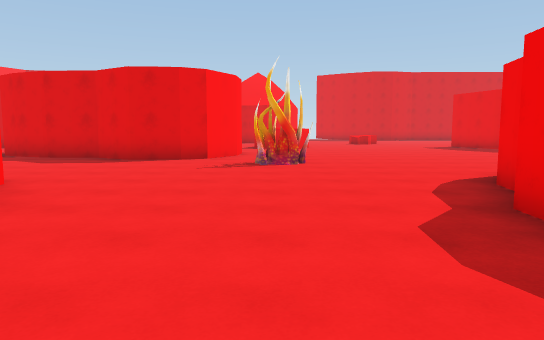
[1] (above)

23 first-person views from a walk through a scene from a Unity 3-D project. The camera is 1.5 m above the floor, tilts 6° down and sees 70° across. The floor is counted in squares, 2 m on a side. Each view is taken from the middle of a square. On the plan, view 1 faces up. The plan holds only what a view shows up to about 12 squares ahead; the rest is blank. The place goes on beyond the plan. The player is left out.

[2]
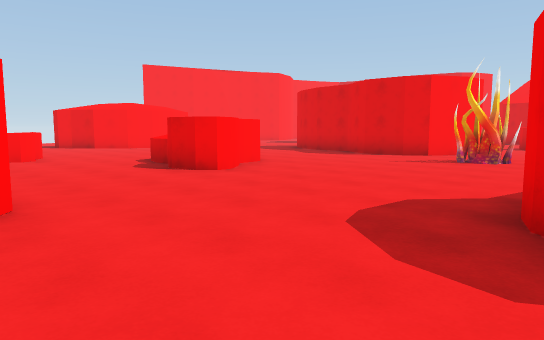

[3]
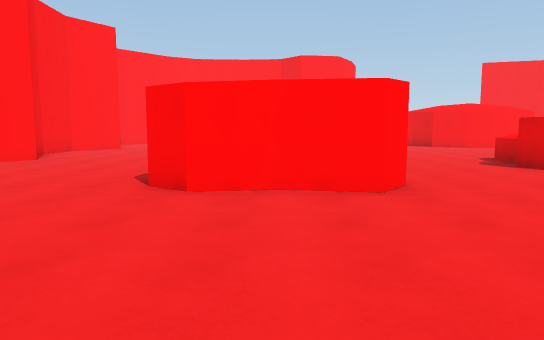

[4]
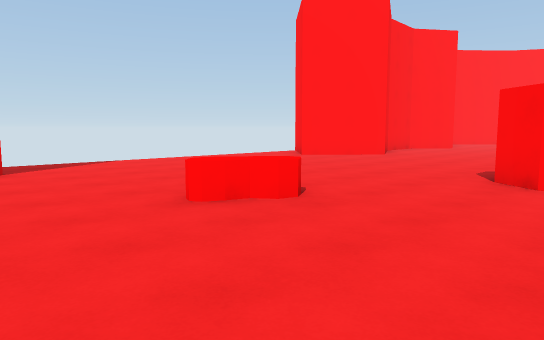

[5]
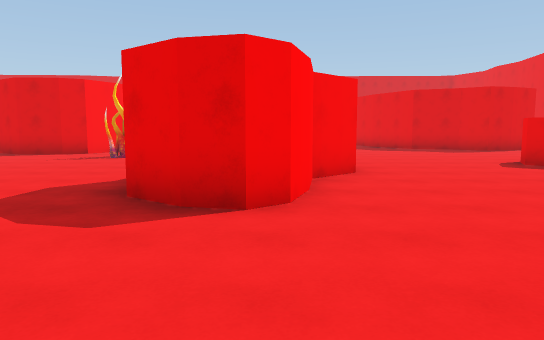

[6]
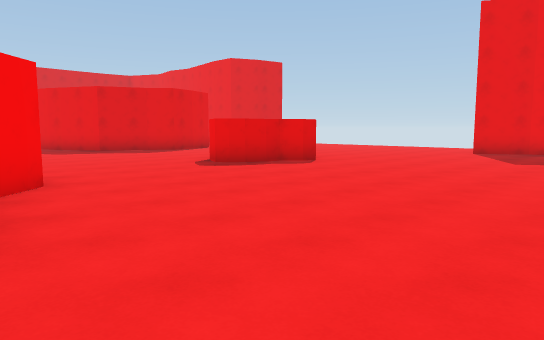

[7]
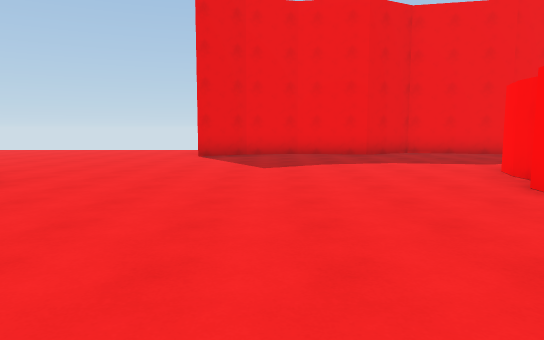

[8]
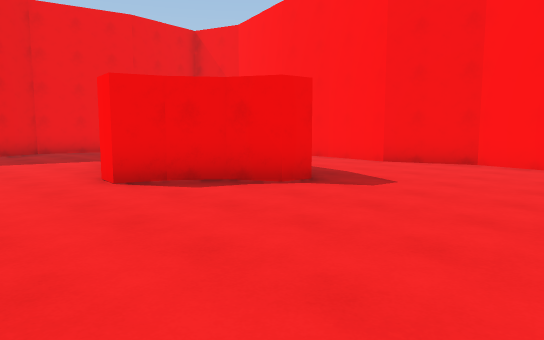

[9]
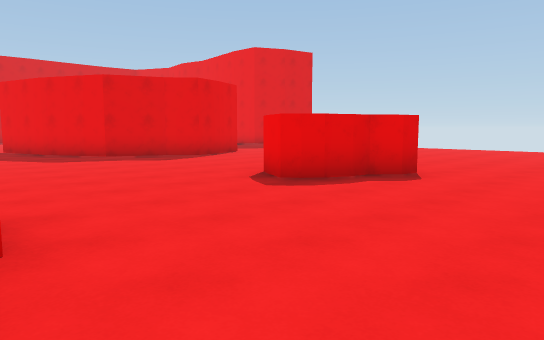

[10]
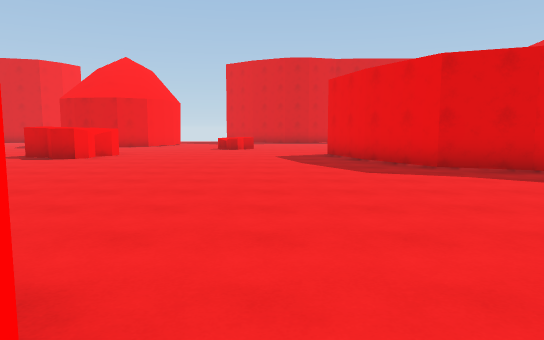

[11]
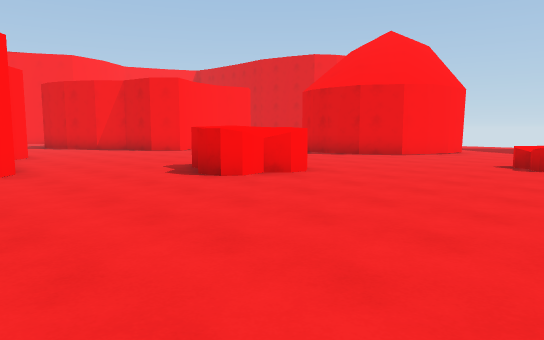

[12]
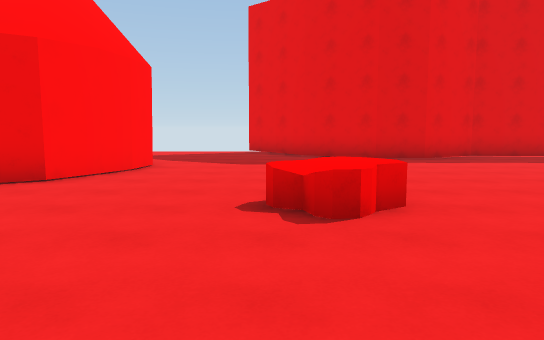

[13]
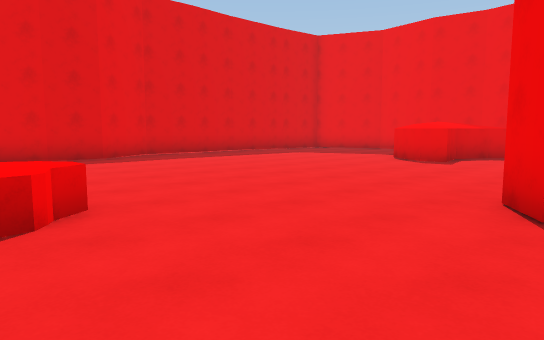

[14]
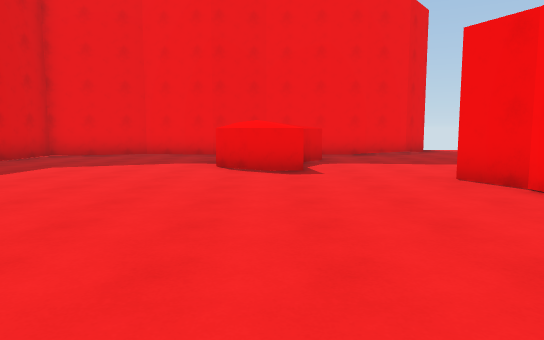

[15]
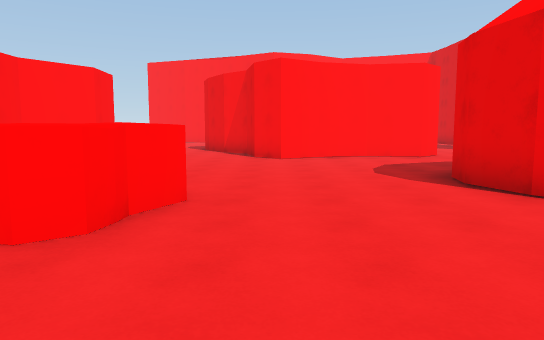

[16]
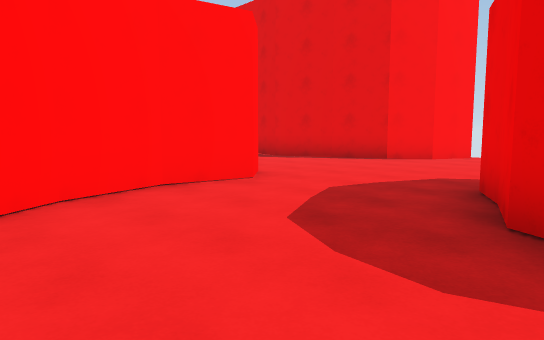

[17]
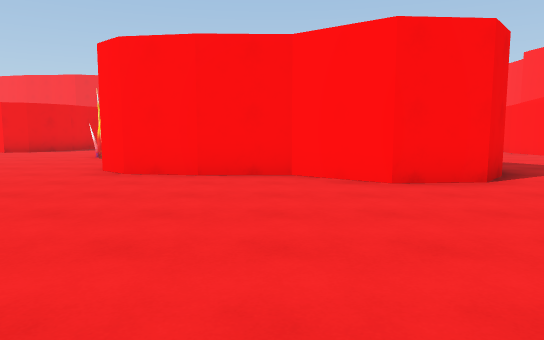

[18]
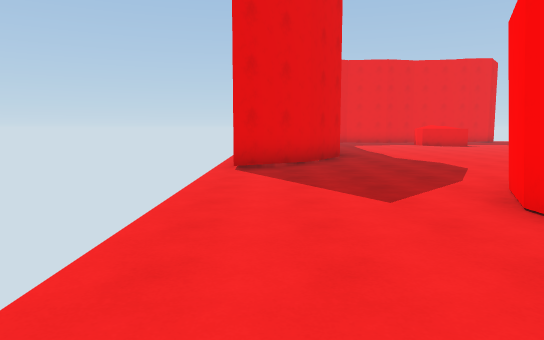

[19]
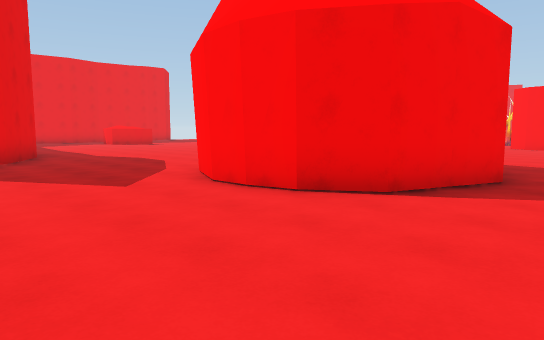

[20]
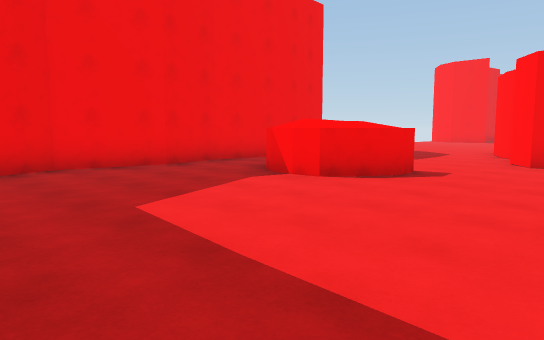

[21]
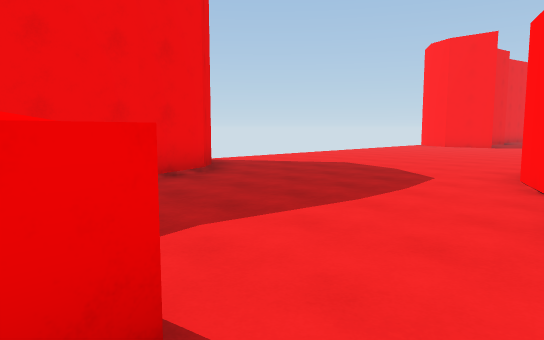

[22]
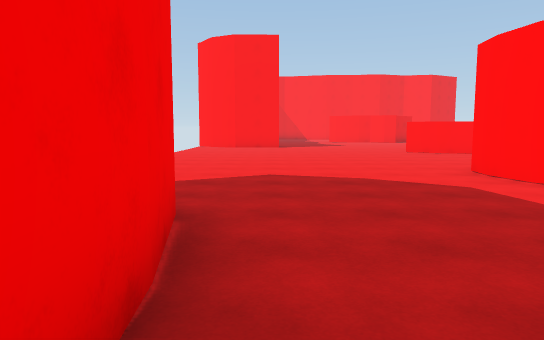

[23]
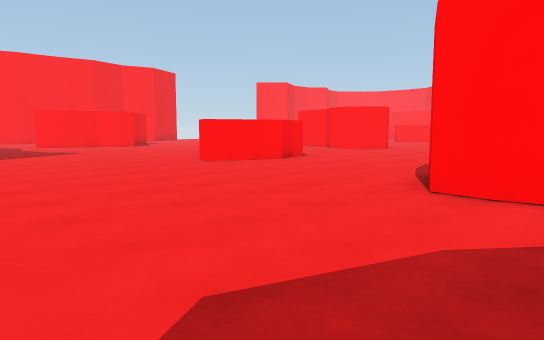

### Floor plan
Key: @ floor where view 1 was taken; # wall or solid block; . floor; ^ raised ledge; O other object.
Columns run from 8 left of view 1 to 19 right of it. Each row starts with its distance up from view 1.
 29    ...........
 28  ##.........##
 27 ##...........#######   ###
 26 ...............##........##
 25 ......####................#
 24 .....##  #................#
 23 .....#   #................#
 22  #...## ##................#
 21  #....###.............##..#
 20  #..........^^.......###..#
 19  #.....................#..#
 18 ###.......................#
 17 #.......#.......#..##.....#
 16 ........##......#   #.....##
 15  ........^......##  #......#
 14 .................#  ##......
 13 .###.............### #......
 12 ########...........###......
 11  #######....................
 10  ...###.....................
  9   ......OO..................
  8   ..........................
  7    ...............##........
  6     ........ #....###......
  5     #......###.....#.......
  4 ...^##.....##..............
  3 ....##.....##............##
  2 ^..........##.............#
  1 ^.........................#
  0     ....@.................#
 -1        #..................#
 -2        #..................#
 -3        #..........###.....#
 -4     .............## ##....#
 -5  .........^.......      ..#
 -6 ............. .....       #
 -7 ........  ... ......
 -8 ..#....  .... ......
 -9 #####.   ....  ######
-10     ... ....#
-11      .......

Where each view was taken, in squares from view 1:
view 1: 0 up, 0 right, facing up
view 2: 1 down, 3 right, facing up-left
view 3: 2 down, 4 right, facing left
view 4: 2 down, 5 right, facing down-left
view 5: 2 down, 4 right, facing up
view 6: 1 down, 4 right, facing up-right
view 7: 1 up, 6 right, facing right
view 8: 0 up, 5 right, facing down-right
view 9: 2 up, 5 right, facing up-right
view 10: 5 up, 6 right, facing up
view 11: 11 up, 6 right, facing up-left
view 12: 16 up, 4 right, facing up
view 13: 16 up, 4 right, facing up-right
view 14: 20 up, 6 right, facing right
view 15: 18 up, 4 right, facing left
view 16: 18 up, 2 left, facing up-left
view 17: 19 up, 4 left, facing down
view 18: 28 up, 4 left, facing right
view 19: 29 up, 5 left, facing down-right
view 20: 26 up, 10 right, facing down-right
view 21: 20 up, 12 right, facing down-right
view 22: 19 up, 17 right, facing down
view 23: 14 up, 18 right, facing down-left
